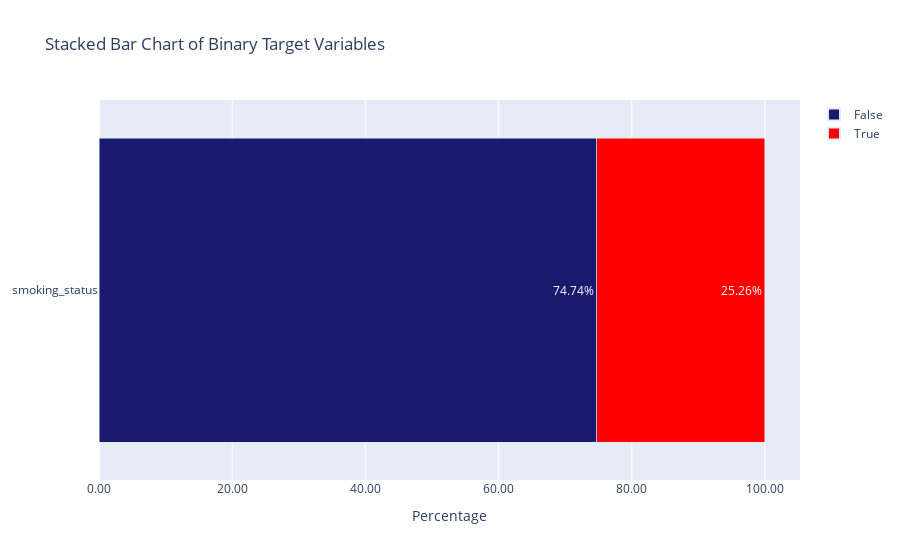

The notebook cell saved with this chart:
### Code cell
plot_target_ratios(
    df      = pd.concat([X, y], axis=1),
    targets = ['smoking_status'],
)

### Figure 1 — Plotly figure (JSON) as saved in the notebook; plotly's stock layout.template omitted (floating-point values rounded to 4 significant figures)
{"data": [{"hoverinfo": "name+x", "marker": {"color": "midnightblue"}, "name": "False", "orientation": "h", "showlegend": true, "text": "74.74%", "textposition": "inside", "type": "bar", "x": [74.74], "xaxis": "x", "y": ["smoking_status"], "yaxis": "y"}, {"hoverinfo": "name+x", "marker": {"color": "red"}, "name": "True", "orientation": "h", "showlegend": true, "text": "25.26%", "textposition": "inside", "type": "bar", "x": [25.26], "xaxis": "x", "y": ["smoking_status"], "yaxis": "y"}], "layout": {"barmode": "stack", "legend": {"itemsizing": "constant", "traceorder": "normal"}, "title": {"text": "Stacked Bar Chart of Binary Target Variables"}, "uniformtext": {"minsize": 8, "mode": "hide"}, "xaxis": {"anchor": "y", "domain": [0, 1], "tickformat": ",.2f", "title": {"text": "Percentage"}}, "yaxis": {"anchor": "x", "domain": [0, 1], "ticktext": ["smoking_status"], "tickvals": ["smoking_status"]}}}
